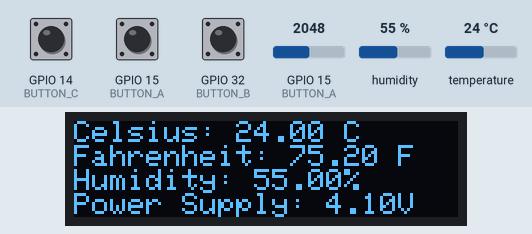
Recording of a sketch running on a simulated ESP32. Shown: 128×32 one-colour display. The test bench sets the inputs (shaded band); at power-on: GPIO 14 (BUTTON_C) HIGH, GPIO 15 (BUTTON_A) HIGH, GPIO 32 (BUTTON_B) HIGH, humidity 55 %, GPIO 15 (BUTTON_A) = 2048, temperature 24 °C. The display library's start-up logo is not drawn.

Above: at 4.6 s.
4.7 s: GPIO 14 (BUTTON_C) pulled LOW for 2.6 s
At 7.3 s:
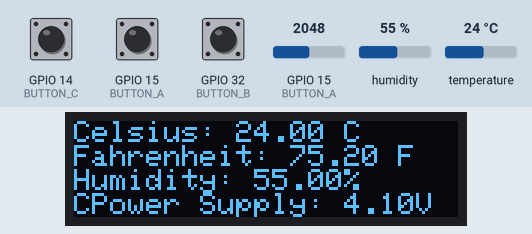
11.6 s: GPIO 15 (BUTTON_A) pulled LOW for 2.6 s
At 12.8 s:
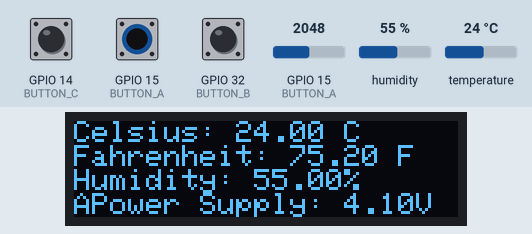
15.7 s: GPIO 32 (BUTTON_B) pulled LOW for 2.6 s
At 16.8 s:
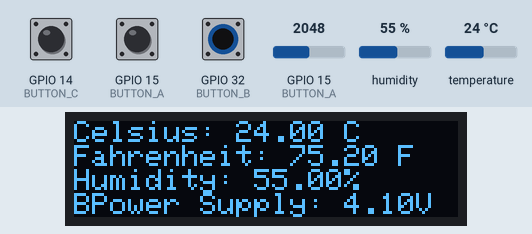
19.8 s: humidity set to 22 %
At 20.9 s:
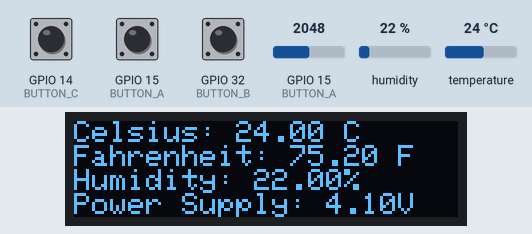
22.8 s: GPIO 15 (BUTTON_A) set to 2866
At 24.9 s:
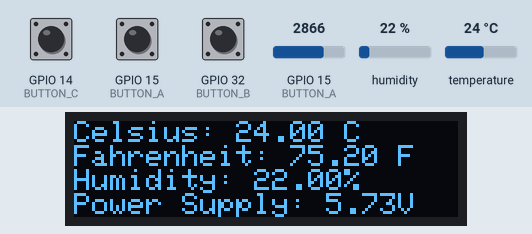
27.8 s: temperature set to 12 °C
At 29.0 s:
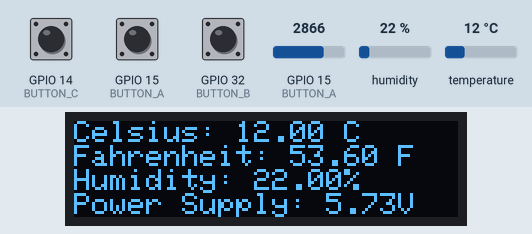
Timing chart, 0 to 30.8 s (numbered marks = the images above; inputs shaded):
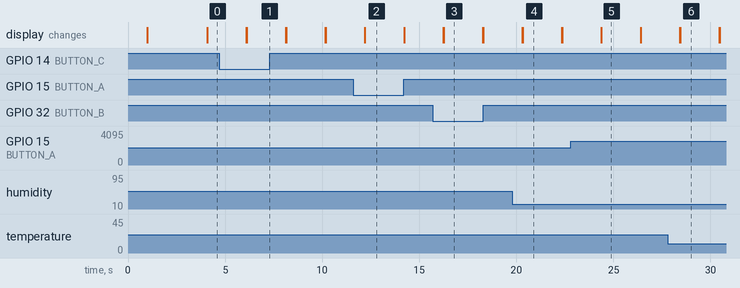

The sketch:

esp32_dht22.ino
```cpp
#include <SPI.h>
#include <Wire.h>
#include <Adafruit_GFX.h>
#include <Adafruit_SSD1306.h>
#include <Adafruit_Sensor.h>
#include <DHT.h>
#include <DHT_U.h>

Adafruit_SSD1306 display = Adafruit_SSD1306(128, 32, &Wire);

#define DHTPIN 33
#define DHTTYPE DHT22
#define BUTTON_A 15
#define BUTTON_B 32
#define BUTTON_C 14
#define VOLTPIN A13

DHT_Unified dht(DHTPIN, DHTTYPE);
uint32_t delayMS;
float sensorValue = 0;

void setup() {
  //while (!Serial) {delay(10);}
  //Serial.begin(115200);

  //Serial.println("OLED FeatherWing test");
  // delay 1s for led won's start immediately after powered up
  delay(1000);
  // SSD1306_SWITCHCAPVCC = generate display voltage from 3.3V internally
  display.begin(SSD1306_SWITCHCAPVCC, 0x3C); // Address 0x3C for 128x32
  //Serial.println("OLED begun");

  // Initialize dht device.
  dht.begin();

  // Show image buffer on the display hardware.
  // Since the buffer is intialized with an Adafruit splashscreen
  // internally, this will display the splashscreen.
  display.display();
  delay(1000);

  // Clear the buffer.
  display.clearDisplay();
  display.display();

  pinMode(BUTTON_A, INPUT_PULLUP);
  pinMode(BUTTON_B, INPUT_PULLUP);
  pinMode(BUTTON_C, INPUT_PULLUP);

  // text display tests
  display.setTextSize(1);
  display.setTextColor(SSD1306_WHITE);
  sensor_t sensor;
  dht.temperature().getSensor(&sensor);

  // Set delay between sensor readings based on sensor details.
  delayMS = sensor.min_delay / 1000;
}

void loop() {
  // Delay between measurements.
  delay(delayMS);
  // Clear the buffer.
  display.clearDisplay();
  display.display();
  // Get temperature event and print its value.
  sensors_event_t event;
  dht.temperature().getEvent(&event);
  if (isnan(event.temperature)) {
    //Serial.println(F("Error reading temperature!"));
  }
  else {
    float temp = event.temperature;
    display.print(F("Celsius: "));
    display.print(temp);
    display.println(F(" C"));
    display.print(F("Fahrenheit: "));
    display.print(temp * 1.8 + 32);
    display.println(F(" F"));
  }
  // Get humidity event and print its value.
  dht.humidity().getEvent(&event);
  if (isnan(event.relative_humidity)) {
    //Serial.println(F("Error reading humidity!"));
  }
  else {
    display.print(F("Humidity: "));
    display.print(event.relative_humidity);
    display.println(F("%"));
  }

  if(!digitalRead(BUTTON_A)) display.print("A");
  if(!digitalRead(BUTTON_B)) display.print("B");
  if(!digitalRead(BUTTON_C)) display.print("C");

  sensorValue = analogRead(VOLTPIN)*2/1000.0;
  display.print(F("Power Supply: "));
  display.print(sensorValue);
  display.print(F("V"));
  display.setCursor(0,0);
  display.display();
}
```

Measured:
- after the input at 4.7 s, the display: first differs from a run without the input after 1.4 s (image 1)
- after the input at 11.6 s, the display: first differs from a run without the input after 0.61 s (image 2)
- after the input at 15.7 s, the display: first differs from a run without the input after 0.57 s (image 3)
- after the input at 22.8 s, the display: first differs from a run without the input after 1.6 s (image 5)
- after the input at 27.8 s, the display: first differs from a run without the input after 0.65 s (image 6)
- what the display in image 3 shows lasts 2.0 s, from 16.3 s to 18.3 s
